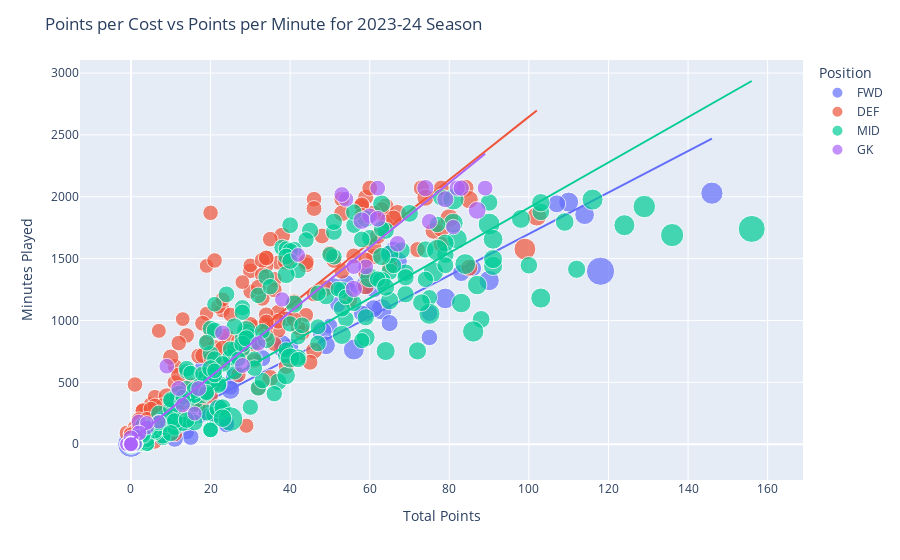

Notebook source saved alongside this figure:
### Code cell
# Take a look at top players by cost for current season
df = pd.read_csv('data/2023-24/cleaned_players.csv')
df['points_per_cost_per_minute'] = (df['total_points']/df['minutes'])/df['now_cost']
df['name'] = df['first_name'] + ' ' + df['second_name']
print(df.head())
print(df.columns)
# create an interactive view the first_name and second_name when hovering over the scatter plot of points per cost against points per minute and color by element_type and show the legend for the color and have a regression line
import plotly.express as px
fig = px.scatter(df, x='total_points', y='minutes', color='element_type', hover_name='name', size='now_cost', hover_data=['points_per_cost_per_minute'], trendline='ols')
fig.update_layout(title='Points per Cost vs Points per Minute for 2023-24 Season')
fig.update_xaxes(title='Total Points')
fig.update_yaxes(title='Minutes Played')
fig.update_layout(legend_title_text='Position')
fig.show()

### Figure 1 — Plotly figure (JSON) as saved in the notebook; plotly's stock layout.template omitted (floating-point values rounded to 4 significant figures; data arrays with more than 128 entries replaced by an {"elided": "..."} marker saying what was removed)
{"data": [{"customdata": [[0], [859.2], [1224.0], [0], [83.52], [3366.0], [0], [30.43], [1061.0], [3032.0], [0], [0], [66.67], [1791.0], [1267.0], [0], [1152.0], [2129.0], [0], [514.7], [0], [0], [1250.0], [0.7755], [432.7], [0], [17.4], [1958.0], [0], [0], [1454.0], [56.51], [0.3556], [0.2], [0], [1417.0], [1251.0], [0], [0], [0], [1209.0], [0], [8.167], [0.02222], [249.1], [236.7], [0.4324], [200], [149.6], [1336.0], [0], [1609.0], [606.7], [1621.0], [0], [2448.0], [0], [1330.0], [0], [0], [19.53], [806.3], [3065.0], [1162.0], [171.5], [0], [1101.0], [0], [1224.0], [549.2], [0.5333], [0.02273], [621.4], [0], [0], [0], [1321.0], [28.16], [0], [0], [0.02222], [1878.0], [20.41], [0], [581.5], [0], [264.6], [82.61], [0], [0.5], [0], [0], [9.167], [0.1333], [46.89], [541.3], [91.5], [8.929], [0], [0], [39.85], [77.39], [3647.0], [0.1778]], "hovertemplate": "<b>%{hovertext}</b><br><br>element_type=FWD<br>total_points=%{x}<br>minutes=%{y}<br>now_cost=%{marker.size}<br>points_per_cost_per_minute=%{customdata[0]}<extra></extra>", "hovertext": ["Folarin Balogun", "Gabriel Fernando de Jesus", "Eddie Nketiah", "Keinan Davis", "Jhon Durán", "Ollie Watkins", "Wesley Moraes Ferreira da Silva", "Kieffer Moore", "Antoine Semenyo", "Dominic Solanke", "Enes Ünal", "Halil Dervişoğlu", "Ivan Toney", "Yoane Wissa", "Neal Maupay", "Aaron Connolly", "Evan Ferguson", "João Pedro Junqueira de Jesus", "Deniz Undav", "Danny Welbeck", "Andi Zeqiri", "Mark O’Mahony", "Lyle Foster", "Michael Obafemi", "Jay Rodriguez", "Wout Weghorst", "David Datro Fofana", "Zeki Amdouni", "Pierre-Emerick Aubameyang", "Romelu Lukaku Bolingoli", "Nicolas Jackson", "Christopher Nkunku", "Mason Burstow", "Deivid Washington de Souza Eugênio", "Ronnie Stutter", "Odsonne Edouard", "Jean-Philippe Mateta", "Luke Plange", "John-Kymani Gordon", "Ademola Ola-Adebomi", "Dominic Calvert-Lewin", "Ellis Simms", "Youssef Ramalho Chermiti", "Thomas Cannon", "Norberto Bercique Gomes Betuncal", "Armando Broja", "Aleksandar Mitrović", "Rodrigo Muniz Carvalho", "Carlos Vinícius Alves Morais", "Raúl Jiménez", "Jay Stansfield", "Darwin Núñez Ribeiro", "Cody Gakpo", "Elijah Adebayo", "John McAtee", "Carlton Morris", "Admiral Muskwe", "Chiedozie Ogbene", "Aribim Pepple", "Joe Taylor", "Cauley Woodrow", "Jacob Brown", "Julián Álvarez", "Erling Haaland", "Anthony Martial", "Shola Shoretire", "Rasmus Højlund", "Joe Hugill", "Alexander Isak", "Callum Wilson", "Ben Parkinson", "Michael Ndiweni", "Taiwo Awoniyi", "Emmanuel Dennis", "Sam Surridge", "Hwang Ui-jo", "Chris Wood", "Divock Origi", "Detlef Esapa Osong", "Joe Gardner", "Rodrigo Duarte Ribeiro", "Cameron Archer", "Rhian Brewster", "Daniel Jebbison", "Oliver McBurnie", "Iliman Ndiaye", "William Osula", "Bénie Traoré", "Louie Marsh", "Antwoine Hackford", "Harry Kane", "Dane Scarlett", "Alejo Véliz", "Jamie Donley", "Timo Werner", "Michail Antonio", "Danny Ings", "Divin Mubama", "Gianluca Scamacca", "Callum Marshall", "Fábio Silva", "Sasa Kalajdzic", "Matheus Santos Carneiro Da Cunha", "Nathan Fraser"], "legendgroup": "FWD", "marker": {"color": "#636efa", "size": [44, 80, 52, 49, 50, 88, 50, 46, 45, 71, 50, 45, 81, 56, 49, 45, 58, 54, 55, 57, 44, 45, 47, 49, 53, 55, 50, 53, 65, 68, 68, 74, 45, 45, 45, 54, 49, 45, 45, 45, 58, 45, 48, 45, 57, 49, 74, 44, 45, 51, 45, 74, 72, 49, 45, 50, 45, 49, 45, 45, 43, 49, 69, 142, 64, 44, 69, 45, 76, 78, 45, 44, 63, 48, 45, 44, 49, 50, 45, 45, 45, 43, 49, 48, 54, 55, 43, 51, 45, 44, 125, 45, 54, 45, 65, 57, 56, 42, 60, 45, 52, 49, 57, 45], "sizemode": "area", "sizeref": 0.355, "symbol": "circle"}, "mode": "markers", "name": "FWD", "orientation": "v", "showlegend": true, "type": "scatter", "x": [0, 63, 65, 0, 24, 146, 0, 14, 50, 110, 0, 0, 20, 65, 59, 0, 61, 83, 0, 38, 0, 0, 52, 2, 33, 0, 15, 66, 0, 0, 67, 17, 2, 1, 0, 61, 58, 0, 0, 0, 54, 0, 7, 1, 26, 25, 1, 20, 22, 55, 0, 90, 48, 75, 0, 86, 0, 51, 0, 0, 10, 39, 114, 118, 25, 0, 59, 0, 79, 56, 1, 1, 49, 0, 0, 0, 75, 8, 0, 0, 1, 59, 5, 0, 40, 0, 18, 11, 0, 2, 0, 0, 11, 2, 12, 38, 21, 5, 0, 0, 8, 24, 107, 1], "xaxis": "x", "y": [0, 1091, 979, 0, 174, 2029, 0, 100, 955, 1957, 0, 0, 270, 1543, 1052, 0, 1095, 1385, 0, 772, 0, 0, 1130, 19, 695, 0, 58, 1572, 0, 0, 1476, 246, 8, 9, 0, 1254, 1057, 0, 0, 0, 1299, 0, 56, 1, 546, 464, 32, 440, 306, 1239, 0, 1323, 910, 1059, 0, 1423, 0, 1278, 0, 0, 84, 1013, 1855, 1398, 439, 0, 1288, 0, 1178, 765, 24, 1, 799, 0, 0, 0, 863, 176, 0, 0, 1, 1369, 200, 0, 785, 0, 632, 383, 0, 11, 0, 0, 45, 3, 254, 812, 244, 75, 0, 0, 259, 158, 1943, 8], "yaxis": "y"}, {"hovertemplate": "<b>OLS trendline</b><br>minutes = 16.7419 * total_points + 25.2695<br>R<sup>2</sup>=0.921763<br><br>element_type=FWD<br>total_points=%{x}<br>minutes=%{y} <b>(trend)</b><extra></extra>", "legendgroup": "FWD", "marker": {"color": "#636efa", "symbol": "circle"}, "mode": "lines", "name": "FWD", "showlegend": false, "type": "scatter", "x": [0, 0, 0, 0, 0, 0, 0, 0, 0, 0, 0, 0, 0, 0, 0, 0, 0, 0, 0, 0, 0, 0, 0, 0, 0, 0, 0, 0, 0, 0, 0, 0, 0, 0, 0, 0, 1, 1, 1, 1, 1, 1, 1, 2, 2, 2, 2, 5, 5, 7, 8, 8, 10, 11, 11, 12, 14, 15, 17, 18, 20, 20, 21, 22, 24, 24, 25, 25, 26, 33, 38, 38, 39, 40, 48, 49, 50, 51, 52, 54, 55, 56, 58, 59, 59, 59, 61, 61, 63, 65, 65, 66, 67, 75, 75, 79, 83, 86, 90, 107, 110, 114, 118, 146], "xaxis": "x", "y": [25.27, 25.27, 25.27, 25.27, 25.27, 25.27, 25.27, 25.27, 25.27, 25.27, 25.27, 25.27, 25.27, 25.27, 25.27, 25.27, 25.27, 25.27, 25.27, 25.27, 25.27, 25.27, 25.27, 25.27, 25.27, 25.27, 25.27, 25.27, 25.27, 25.27, 25.27, 25.27, 25.27, 25.27, 25.27, 25.27, 42.01, 42.01, 42.01, 42.01, 42.01, 42.01, 42.01, 58.75, 58.75, 58.75, 58.75, 109.0, 109.0, 142.5, 159.2, 159.2, 192.7, 209.4, 209.4, 226.2, 259.7, 276.4, 309.9, 326.6, 360.1, 360.1, 376.9, 393.6, 427.1, 427.1, 443.8, 443.8, 460.6, 577.8, 661.5, 661.5, 678.2, 694.9, 828.9, 845.6, 862.4, 879.1, 895.9, 929.3, 946.1, 962.8, 996.3, 1013.0, 1013.0, 1013.0, 1047.0, 1047.0, 1080.0, 1113.0, 1113.0, 1130.0, 1147.0, 1281.0, 1281.0, 1348.0, 1415.0, 1465.0, 1532.0, 1817.0, 1867.0, 1934.0, 2001.0, 2470.0], "yaxis": "y"}, {"customdata": {"elided": "261x1 float values"}, "hovertemplate": "<b>%{hovertext}</b><br><br>element_type=DEF<br>total_points=%{x}<br>minutes=%{y}<br>now_cost=%{marker.size}<br>points_per_cost_per_minute=%{customdata[0]}<extra></extra>", "hovertext": {"elided": "261 str values"}, "legendgroup": "DEF", "marker": {"color": "#EF553B", "size": {"elided": "261 int values"}, "sizemode": "area", "sizeref": 0.355, "symbol": "circle"}, "mode": "markers", "name": "DEF", "orientation": "v", "showlegend": true, "type": "scatter", "x": {"elided": "261 int values"}, "xaxis": "x", "y": {"elided": "261 int values"}, "yaxis": "y"}, {"hovertemplate": "<b>OLS trendline</b><br>minutes = 25.4423 * total_points + 102.554<br>R<sup>2</sup>=0.832059<br><br>element_type=DEF<br>total_points=%{x}<br>minutes=%{y} <b>(trend)</b><extra></extra>", "legendgroup": "DEF", "marker": {"color": "#EF553B", "symbol": "circle"}, "mode": "lines", "name": "DEF", "showlegend": false, "type": "scatter", "x": {"elided": "261 int values"}, "xaxis": "x", "y": {"elided": "261 float values"}, "yaxis": "y"}, {"customdata": {"elided": "352x1 float values"}, "hovertemplate": "<b>%{hovertext}</b><br><br>element_type=MID<br>total_points=%{x}<br>minutes=%{y}<br>now_cost=%{marker.size}<br>points_per_cost_per_minute=%{customdata[0]}<extra></extra>", "hovertext": {"elided": "352 str values"}, "legendgroup": "MID", "marker": {"color": "#00cc96", "size": {"elided": "352 int values"}, "sizemode": "area", "sizeref": 0.355, "symbol": "circle"}, "mode": "markers", "name": "MID", "orientation": "v", "showlegend": true, "type": "scatter", "x": {"elided": "352 int values"}, "xaxis": "x", "y": {"elided": "352 int values"}, "yaxis": "y"}, {"hovertemplate": "<b>OLS trendline</b><br>minutes = 18.2825 * total_points + 83.7225<br>R<sup>2</sup>=0.810597<br><br>element_type=MID<br>total_points=%{x}<br>minutes=%{y} <b>(trend)</b><extra></extra>", "legendgroup": "MID", "marker": {"color": "#00cc96", "symbol": "circle"}, "mode": "lines", "name": "MID", "showlegend": false, "type": "scatter", "x": {"elided": "352 int values"}, "xaxis": "x", "y": {"elided": "352 float values"}, "yaxis": "y"}, {"customdata": [[170], [0], [2215.0], [0], [3008.0], [4.615], [0], [0], [0], [0], [0], [2935.0], [0], [0], [8.182], [0], [0], [2460], [13.85], [0], [0], [0], [0], [1059.0], [470.5], [0], [0], [0], [0], [2852], [1879.0], [0], [0], [0], [0], [0], [395.7], [0], [1787.0], [0.07692], [0], [128.9], [4094], [0], [0], [3536.0], [0], [0], [0], [2885.0], [34.05], [0], [0], [0], [0], [2376], [0], [0], [1906.0], [18.11], [0], [0], [3579.0], [0], [0], [0], [620.2], [0], [1326.0], [0], [1648.0], [0], [0], [0], [120], [4], [0], [0], [2377.0], [0], [0], [0], [0], [2890.0], [0], [3385.0], [97.81], [0], [101.3], [0], [2259.0], [0]], "hovertemplate": "<b>%{hovertext}</b><br><br>element_type=GK<br>total_points=%{x}<br>minutes=%{y}<br>now_cost=%{marker.size}<br>points_per_cost_per_minute=%{customdata[0]}<extra></extra>", "hovertext": ["Aaron Ramsdale", "Rúnar Alex Rúnarsson", "David Raya Martin", "Karl Hein", "Emiliano Martínez Romero", "Robin Olsen", "Viljami Sinisalo", "Filip Marschall", "Oliwier Zych", "Sam Proctor", "James Wright", "Norberto Murara Neto", "Darren Randolph", "Mark Travers", "Ionuț Radu", "Ellery Balcombe", "Matthew Cox", "Mark Flekken", "Thomas Strakosha", "Vincent Angelini", "Hákon Valdimarsson", "Tom McGill", "Kjell Scherpen", "Jason Steele", "Bart Verbruggen", "Denis Franchi", "Arijanet Muric", "Bailey Peacock-Farrell", "Lawrence Vigouroux", "James Trafford", "Robert Sánchez", "Kepa Arrizabalaga", "Marcus Bettinelli", "Gabriel Słonina", "Lucas Bergström", "Eddie Beach", "Đorđe Petrović", "Vicente Guaita", "Sam Johnstone", "Remi Matthews", "Joe Whitworth", "Dean Henderson", "Jordan Pickford", "João Neves Virgínia", "Andy Lonergan", "Bernd Leno", "Marek Rodák", "Steven Benda", "Adrián San Miguel del Castillo", "Alisson Ramses Becker", "Caoimhin Kelleher", "Marcelo de Araújo Pitaluga Filho", "Matt Macey", "James Shea", "Jack Walton", "Thomas Kaminski", "Tim Krul", "Scott Carson", "Ederson Santana de Moraes", "Stefan Ortega Moreno", "Zack Steffen", "Tom Heaton", "André Onana", "Radek Vítek", "Altay Bayindir", "Karl Darlow", "Martin Dubravka", "Mark Gillespie", "Nick Pope", "Loris Karius", "Matt Turner", "Wayne Hennessey", "Ethan Horvath", "George Shelvey", "Odysseas Vlachodimos", "Matz Sels", "Jordan Amissah", "Adam Davies", "Wes Foderingham", "Ivo Grbic", "Brandon Austin", "Fraser Forster", "Hugo Lloris", "Guglielmo Vicario", "Alfie Whiteman", "Alphonse Areola", "Lukasz Fabianski", "Joseph Anang", "Daniel Bentley", "Tom King", "José Malheiro de Sá", "Matija Šarkić"], "legendgroup": "GK", "marker": {"color": "#ab63fa", "size": [45, 40, 49, 40, 52, 39, 40, 40, 40, 40, 40, 46, 40, 40, 44, 39, 40, 45, 39, 40, 40, 39, 40, 42, 44, 39, 43, 40, 39, 45, 45, 50, 40, 40, 39, 40, 45, 44, 45, 39, 39, 44, 45, 39, 39, 48, 39, 40, 39, 57, 37, 40, 40, 43, 40, 45, 44, 38, 55, 38, 39, 40, 48, 40, 40, 40, 42, 39, 53, 39, 39, 40, 43, 39, 45, 45, 39, 40, 45, 45, 39, 38, 47, 53, 39, 42, 42, 40, 39, 39, 50, 40], "sizemode": "area", "sizeref": 0.355, "symbol": "circle"}, "mode": "markers", "name": "GK", "orientation": "v", "showlegend": true, "type": "scatter", "x": [17, 0, 67, 0, 79, 2, 0, 0, 0, 0, 0, 75, 0, 0, 2, 0, 0, 60, 4, 0, 0, 0, 0, 38, 23, 0, 0, 0, 0, 62, 59, 0, -1, 0, 0, 0, 28, 0, 56, 1, 0, 9, 89, 0, 0, 82, -1, 0, 0, 87, 7, 0, 0, 0, 0, 54, 0, 0, 58, 4, 0, 0, 83, 0, 0, 0, 32, 0, 56, 0, 42, 0, 0, 0, 12, 2, 0, 0, 53, 0, 0, 0, 0, 74, 0, 81, 13, 0, 16, 0, 62, 0], "xaxis": "x", "y": [450, 0, 1620, 0, 1980, 90, 0, 0, 0, 0, 0, 1800, 0, 0, 180, 0, 0, 1845, 135, 0, 0, 0, 0, 1170, 900, 0, 0, 0, 0, 2070, 1433, 0, 0, 0, 0, 0, 636, 0, 1436, 3, 0, 630, 2070, 0, 0, 2070, 0, 0, 0, 1890, 180, 0, 0, 0, 0, 1980, 0, 0, 1807, 172, 0, 0, 2070, 0, 0, 0, 814, 0, 1255, 0, 1530, 0, 0, 0, 450, 90, 0, 0, 2018, 51, 0, 0, 0, 2070, 0, 1755, 316, 0, 247, 0, 1822, 0], "yaxis": "y"}, {"hovertemplate": "<b>OLS trendline</b><br>minutes = 26.1 * total_points + 24.1779<br>R<sup>2</sup>=0.957703<br><br>element_type=GK<br>total_points=%{x}<br>minutes=%{y} <b>(trend)</b><extra></extra>", "legendgroup": "GK", "marker": {"color": "#ab63fa", "symbol": "circle"}, "mode": "lines", "name": "GK", "showlegend": false, "type": "scatter", "x": [-1, -1, 0, 0, 0, 0, 0, 0, 0, 0, 0, 0, 0, 0, 0, 0, 0, 0, 0, 0, 0, 0, 0, 0, 0, 0, 0, 0, 0, 0, 0, 0, 0, 0, 0, 0, 0, 0, 0, 0, 0, 0, 0, 0, 0, 0, 0, 0, 0, 0, 0, 0, 0, 0, 0, 0, 0, 1, 2, 2, 2, 4, 4, 7, 9, 12, 13, 16, 17, 23, 28, 32, 38, 42, 53, 54, 56, 56, 58, 59, 60, 62, 62, 67, 74, 75, 79, 81, 82, 83, 87, 89], "xaxis": "x", "y": [-1.922, -1.922, 24.18, 24.18, 24.18, 24.18, 24.18, 24.18, 24.18, 24.18, 24.18, 24.18, 24.18, 24.18, 24.18, 24.18, 24.18, 24.18, 24.18, 24.18, 24.18, 24.18, 24.18, 24.18, 24.18, 24.18, 24.18, 24.18, 24.18, 24.18, 24.18, 24.18, 24.18, 24.18, 24.18, 24.18, 24.18, 24.18, 24.18, 24.18, 24.18, 24.18, 24.18, 24.18, 24.18, 24.18, 24.18, 24.18, 24.18, 24.18, 24.18, 24.18, 24.18, 24.18, 24.18, 24.18, 24.18, 50.28, 76.38, 76.38, 76.38, 128.6, 128.6, 206.9, 259.1, 337.4, 363.5, 441.8, 467.9, 624.5, 755.0, 859.4, 1016.0, 1120.0, 1407.0, 1434.0, 1486.0, 1486.0, 1538.0, 1564.0, 1590.0, 1642.0, 1642.0, 1773.0, 1956.0, 1982.0, 2086.0, 2138.0, 2164.0, 2190.0, 2295.0, 2347.0], "yaxis": "y"}], "layout": {"legend": {"itemsizing": "constant", "title": {"text": "Position"}, "tracegroupgap": 0}, "margin": {"t": 60}, "title": {"text": "Points per Cost vs Points per Minute for 2023-24 Season"}, "xaxis": {"anchor": "y", "domain": [0, 1], "title": {"text": "Total Points"}}, "yaxis": {"anchor": "x", "domain": [0, 1], "title": {"text": "Minutes Played"}}}}
